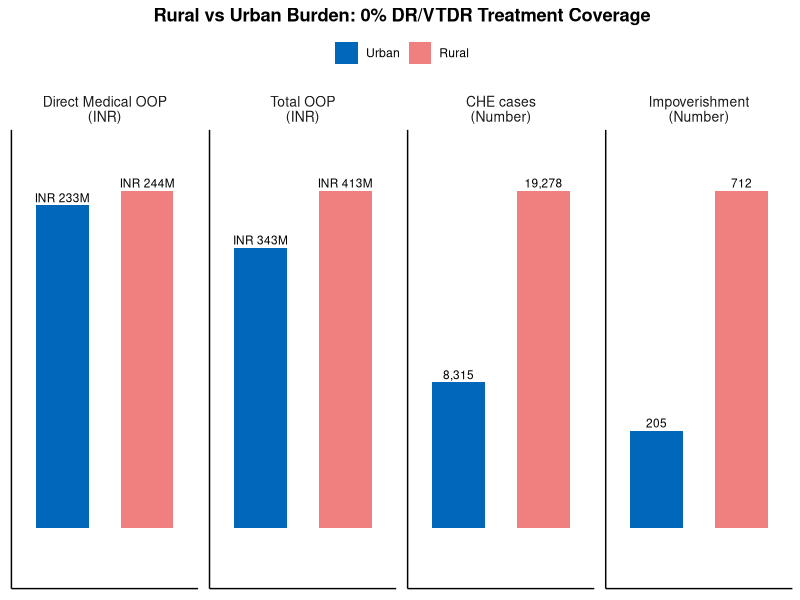
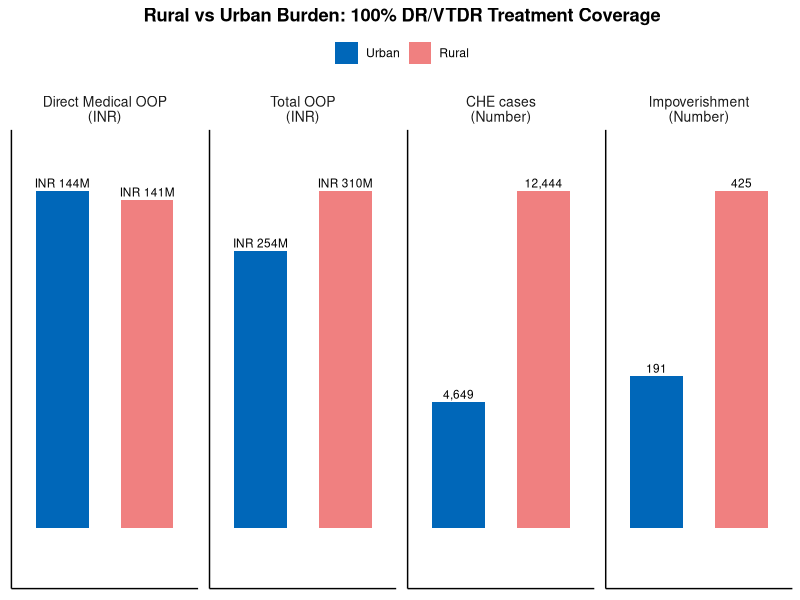

Generate these figures, in order, with R:
rm(list = ls())

input <- read.csv("input table new.csv")
input$Parameters <- trimws(input$Parameters)
input$Value <- as.numeric(gsub(",", "", input$Value))
hces <- read.csv("hces_simulated_100k_households.csv", stringsAsFactors = FALSE)

get_val <- function(name) input$Value[input$Parameters == name]
scale_to_target_pop <- get_val("target_pop") / get_val("pop")
plain_number <- function(x) format(round(x, 0), scientific = FALSE, trim = TRUE)
comma_number <- function(x) format(round(x, 0), scientific = FALSE, trim = TRUE, big.mark = ",")
burden_label <- function(value, unit) {
  ifelse(unit == "INR",
         paste0("INR ", round(value / 1000000, 0), "M"),
         comma_number(value))
}

sectors <- c("u", "r")   # u = urban, r = rural
sector_labels <- c("Urban", "Rural")
get_pcu_sector <- function(s) get_val(paste0("pcu_", s)) / 100
get_insurance_coverage_sector <- function(s) get_val(paste0("ins_cov_", s))

required_hces_cols <- c("sector", "hh_size", "hh_usual_cons_exp_mnth", "household_quintile")
missing_hces_cols <- setdiff(required_hces_cols, names(hces))
if (length(missing_hces_cols) > 0) {
  stop("Missing required columns in hces_simulated_100k_households.csv: ",
       paste(missing_hces_cols, collapse = ", "))
}

hces$sector_raw <- trimws(as.character(hces$sector))
hces$sector_code <- ifelse(tolower(hces$sector_raw) %in% c("1", "r", "rural"),
                           "r",
                           ifelse(tolower(hces$sector_raw) %in% c("2", "u", "urban"),
                                  "u",
                                  NA))
hces$sector_label <- factor(ifelse(hces$sector_code == "u", "Urban", "Rural"),
                            levels = c("Urban", "Rural"))
hces$hh_size <- as.numeric(hces$hh_size)
hces$hh_usual_cons_exp_mnth <- as.numeric(hces$hh_usual_cons_exp_mnth)
hces$hh_consumption_annual <- hces$hh_usual_cons_exp_mnth * 12
hces$household_quintile <- as.integer(hces$household_quintile)
hces <- hces[!is.na(hces$sector_code) &
               !is.na(hces$hh_size) &
               hces$hh_size > 0 &
               !is.na(hces$hh_consumption_annual) &
               hces$hh_consumption_annual > 0 &
               hces$household_quintile %in% 1:5, ]

if (nrow(hces) == 0) {
  stop("No valid simulated HCES households remain after cleaning.")
}

summarize_hces <- function(data, group_var, group_name) {
  grouped <- split(data, data[[group_var]])
  summary <- do.call(rbind, lapply(names(grouped), function(group) {
    households <- grouped[[group]]
    data.frame(
      group = group,
      households = nrow(households),
      household_share = round(nrow(households) / nrow(data), 4),
      mean_hh_size = round(mean(households$hh_size), 2),
      mean_monthly_consumption = round(mean(households$hh_usual_cons_exp_mnth), 0),
      median_monthly_consumption = round(median(households$hh_usual_cons_exp_mnth), 0),
      mean_annual_consumption = round(mean(households$hh_consumption_annual), 0),
      median_annual_consumption = round(median(households$hh_consumption_annual), 0)
    )
  }))
  rownames(summary) <- NULL
  names(summary)[1] <- group_name
  summary
}

hces_summary_quintile <- summarize_hces(hces, "household_quintile", "household_quintile")
hces_summary_urbanicity <- summarize_hces(hces, "sector_label", "urbanicity")
print(hces_summary_quintile)
print(hces_summary_urbanicity)

get_hces_sector <- function(s) {
  households <- hces[hces$sector_code == s, ]
  if (nrow(households) == 0) {
    stop("No simulated households found for sector = ", s)
  }
  households
}

household_threshold_rate <- function(oop, households, threshold) {
  mean(oop > threshold * households$hh_consumption_annual)
}

household_impov_rate <- function(oop, households, poverty_line) {
  mean(households$hh_consumption_annual >= poverty_line &
         households$hh_consumption_annual - oop < poverty_line)
}

insured_med_oop <- function(oop_dr, oop_vtdr, vtdr_share,
                            insurance_coverage,
                            coverage_med_dr,
                            coverage_med_vtdr) {
  oop_dr * (1 - vtdr_share) * (1 - insurance_coverage * coverage_med_dr) +
    oop_vtdr * vtdr_share * (1 - insurance_coverage * coverage_med_vtdr)
}

# Number of DR patients treated at baseline and after intervention.
treated_baseline_ur <- sapply(sectors, function(s) {
  get_val(paste0("pop_", s)) *
    get_val(paste0("dr_", s)) *
    get_pcu_sector(s) *
    get_val("cov_b") *
    get_val("sens_b") *
    (1 - get_val("lfu_referral")) *
    (1 - get_val("lfu_treat"))
})

treated_inv_ur <- sapply(sectors, function(s) {
  get_val(paste0("pop_", s)) *
    get_val(paste0("dr_", s)) *
    get_pcu_sector(s) *
    get_val("cov_inv") *
    get_val("sens_inv") *
    (1 - get_val("lfu_referral")) *
    (1 - get_val("lfu_treat"))
})

direct_nonmed_OOP_baseline_ur <- treated_baseline_ur * sapply(sectors, function(s) {
  get_val(paste0("oop_nonmed_dr_", s)) * (1 - get_val(paste0("vtdr_dr_", s))) +
    get_val(paste0("oop_nonmed_vtdr_", s)) * get_val(paste0("vtdr_dr_", s))
})

direct_nonmed_OOP_inv_ur <- treated_inv_ur * sapply(sectors, function(s) {
  vtdr_inv <- get_val(paste0("vtdr_dr_", s)) * (1 - get_val("vtdr_reduction"))
  get_val(paste0("oop_nonmed_dr_", s)) * (1 - vtdr_inv) +
    get_val(paste0("oop_nonmed_vtdr_", s)) * vtdr_inv
})

households_ur <- lapply(sectors, get_hces_sector)
names(households_ur) <- sectors

th1 <- get_val("th1")
pov_annual <- get_val("pov") * 365

calculate_sector_results <- function(coverage_med_dr_insured,
                                     coverage_med_vtdr_insured,
                                     scenario_label) {
  direct_med_OOP_baseline_ur <- treated_baseline_ur * sapply(sectors, function(s) {
    insured_med_oop(
      get_val(paste0("oop_med_dr_", s)),
      get_val(paste0("oop_med_vtdr_", s)),
      get_val(paste0("vtdr_dr_", s)),
      get_insurance_coverage_sector(s),
      coverage_med_dr_insured,
      coverage_med_vtdr_insured
    )
  })
  
  direct_med_OOP_inv_ur <- treated_inv_ur * sapply(sectors, function(s) {
    vtdr_inv <- get_val(paste0("vtdr_dr_", s)) * (1 - get_val("vtdr_reduction"))
    insured_med_oop(
      get_val(paste0("oop_med_dr_", s)),
      get_val(paste0("oop_med_vtdr_", s)),
      vtdr_inv,
      get_insurance_coverage_sector(s),
      coverage_med_dr_insured,
      coverage_med_vtdr_insured
    )
  })
  
  per_person_oop_baseline_ur <- sapply(sectors, function(s) {
    vtdr_b <- get_val(paste0("vtdr_dr_", s))
    med <- insured_med_oop(
      get_val(paste0("oop_med_dr_", s)),
      get_val(paste0("oop_med_vtdr_", s)),
      vtdr_b,
      get_insurance_coverage_sector(s),
      coverage_med_dr_insured,
      coverage_med_vtdr_insured
    )
    nonmed <- get_val(paste0("oop_nonmed_dr_", s)) * (1 - vtdr_b) +
      get_val(paste0("oop_nonmed_vtdr_", s)) * vtdr_b
    med + nonmed
  })
  
  per_person_oop_inv_ur <- sapply(sectors, function(s) {
    vtdr_inv <- get_val(paste0("vtdr_dr_", s)) * (1 - get_val("vtdr_reduction"))
    med <- insured_med_oop(
      get_val(paste0("oop_med_dr_", s)),
      get_val(paste0("oop_med_vtdr_", s)),
      vtdr_inv,
      get_insurance_coverage_sector(s),
      coverage_med_dr_insured,
      coverage_med_vtdr_insured
    )
    nonmed <- get_val(paste0("oop_nonmed_dr_", s)) * (1 - vtdr_inv) +
      get_val(paste0("oop_nonmed_vtdr_", s)) * vtdr_inv
    med + nonmed
  })
  
  OOP_med_additional_ur <- direct_med_OOP_inv_ur - direct_med_OOP_baseline_ur
  OOP_total_additional_ur <- (direct_med_OOP_inv_ur + direct_nonmed_OOP_inv_ur) -
    (direct_med_OOP_baseline_ur + direct_nonmed_OOP_baseline_ur)
  
  che_10_rate_baseline_ur <- sapply(sectors, function(s) {
    household_threshold_rate(per_person_oop_baseline_ur[s], households_ur[[s]], th1)
  })
  che_10_rate_inv_ur <- sapply(sectors, function(s) {
    household_threshold_rate(per_person_oop_inv_ur[s], households_ur[[s]], th1)
  })
  che_10_additional_ur <- treated_inv_ur * che_10_rate_inv_ur -
    treated_baseline_ur * che_10_rate_baseline_ur
  
  impov_rate_baseline_ur <- sapply(sectors, function(s) {
    household_impov_rate(per_person_oop_baseline_ur[s], households_ur[[s]], pov_annual)
  })
  impov_rate_inv_ur <- sapply(sectors, function(s) {
    household_impov_rate(per_person_oop_inv_ur[s], households_ur[[s]], pov_annual)
  })
  impov_additional_ur <- treated_inv_ur * impov_rate_inv_ur -
    treated_baseline_ur * impov_rate_baseline_ur
  
  list(
    scenario_label = scenario_label,
    OOP_med_additional = OOP_med_additional_ur * scale_to_target_pop,
    OOP_total_additional = OOP_total_additional_ur * scale_to_target_pop,
    che_10_additional = che_10_additional_ur * scale_to_target_pop,
    impov_additional = impov_additional_ur * scale_to_target_pop
  )
}

make_burden_plot <- function(results) {
  plot_burden_ur <- data.frame(
    category = factor(
      rep(c("Direct Medical OOP\n(INR)",
            "Total OOP\n(INR)",
            "CHE cases\n(Number)",
            "Impoverishment\n(Number)"),
          each = 2),
      levels = c("Direct Medical OOP\n(INR)",
                 "Total OOP\n(INR)",
                 "CHE cases\n(Number)",
                 "Impoverishment\n(Number)")
    ),
    sector = factor(rep(sector_labels, times = 4), levels = sector_labels),
    value = c(
      results$OOP_med_additional,
      results$OOP_total_additional,
      results$che_10_additional,
      results$impov_additional
    ),
    unit = rep(c("INR", "INR", "Number", "Number"), each = 2)
  )
  plot_burden_ur$label <- burden_label(plot_burden_ur$value, plot_burden_ur$unit)
  plot_burden_ur$label_vjust <- ifelse(plot_burden_ur$value >= 0, -0.35, 1.25)
  
  ggplot(plot_burden_ur, aes(x = sector, y = value, fill = sector)) +
    geom_col(width = 0.62) +
    geom_text(aes(label = label, vjust = label_vjust), size = 3) +
    scale_fill_manual(values = c("Urban" = "#0067B9", "Rural" = "lightcoral")) +
    scale_y_continuous(expand = expansion(mult = c(0.18, 0.18))) +
    facet_wrap(~ category, scales = "free_y", nrow = 1) +
    labs(title = paste0("Rural vs Urban Burden: ", results$scenario_label),
         x = NULL,
         y = NULL,
         fill = NULL) +
    theme_classic() +
    theme(
      plot.title = element_text(hjust = 0.5, face = "bold"),
      legend.position = "top",
      axis.text.x = element_blank(),
      axis.text.y = element_blank(),
      axis.ticks = element_blank(),
      strip.background = element_blank(),
      strip.text = element_text(size = 10)
    )
}

make_dashboard <- function(results) {
  dash <- as.data.frame(rbind(
    round(results$OOP_med_additional, 0),
    round(results$OOP_total_additional, 0),
    round(results$che_10_additional, 0),
    round(results$impov_additional, 0)
  ))
  colnames(dash) <- c("Urban", "Rural")
  rownames(dash) <- c(
    paste0("Additional Direct Medical OOP due to Intervention - ", results$scenario_label),
    paste0("Additional Total OOP due to Intervention - ", results$scenario_label),
    paste0("Additional CHE Cases (10% threshold) - ", results$scenario_label),
    paste0("Change in Impoverishment Cases - ", results$scenario_label)
  )
  dash
}

library(ggplot2)

results_0 <- calculate_sector_results(
  coverage_med_dr_insured = 0,
  coverage_med_vtdr_insured = 0,
  scenario_label = "0% DR/VTDR Treatment Coverage"
)
results_100 <- calculate_sector_results(
  coverage_med_dr_insured = 1,
  coverage_med_vtdr_insured = 1,
  scenario_label = "100% DR/VTDR Treatment Coverage"
)

print(make_dashboard(results_0))
make_burden_plot(results_0)

print(make_dashboard(results_100))
make_burden_plot(results_100)
